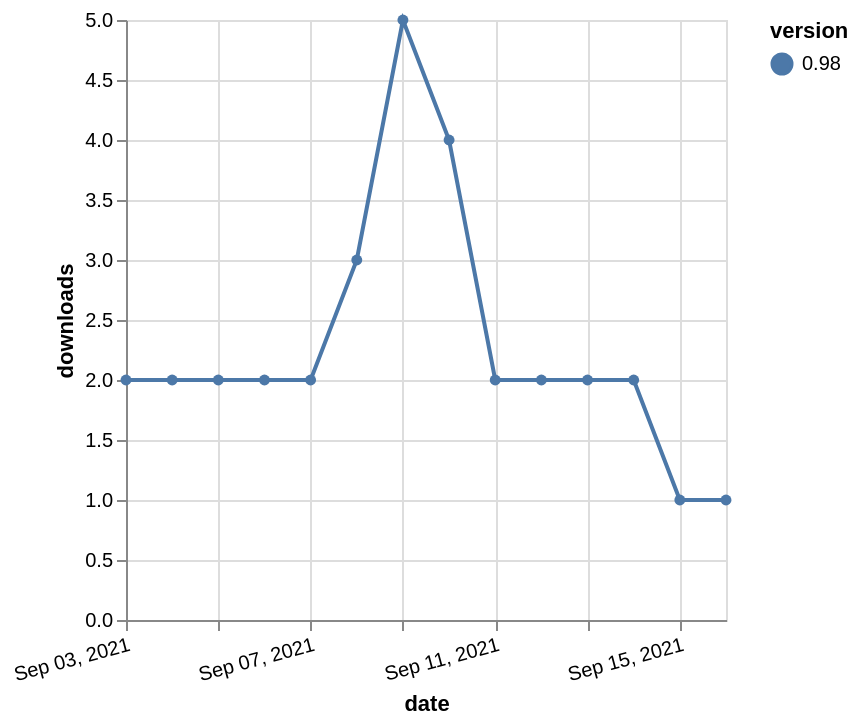

This figure's Vega-Lite source:
### Vega-Lite specification from a JSON file in a GitHub repository (floating-point values rounded to 4 significant figures)
{"$schema": "https://vega.github.io/schema/vega-lite/v5.json", "description": "A simple bar chart with embedded data.", "data": {"values": [{"date": "2021-09-03", "total": 430, "delta": 2, "version": "0.98"}, {"date": "2021-09-04", "total": 432, "delta": 2, "version": "0.98"}, {"date": "2021-09-05", "total": 434, "delta": 2, "version": "0.98"}, {"date": "2021-09-06", "total": 436, "delta": 2, "version": "0.98"}, {"date": "2021-09-07", "total": 438, "delta": 2, "version": "0.98"}, {"date": "2021-09-08", "total": 441, "delta": 3, "version": "0.98"}, {"date": "2021-09-09", "total": 446, "delta": 5, "version": "0.98"}, {"date": "2021-09-10", "total": 450, "delta": 4, "version": "0.98"}, {"date": "2021-09-11", "total": 452, "delta": 2, "version": "0.98"}, {"date": "2021-09-12", "total": 454, "delta": 2, "version": "0.98"}, {"date": "2021-09-13", "total": 456, "delta": 2, "version": "0.98"}, {"date": "2021-09-14", "total": 458, "delta": 2, "version": "0.98"}, {"date": "2021-09-15", "total": 459, "delta": 1, "version": "0.98"}, {"date": "2021-09-16", "total": 460, "delta": 1, "version": "0.98"}]}, "width": "container", "mark": {"type": "line", "point": {"filled": true}}, "encoding": {"x": {"field": "date", "type": "temporal", "timeUnit": "yearmonthdate", "title": "date", "axis": {"labelAngle": -15}}, "y": {"field": "delta", "type": "quantitative", "title": "downloads"}, "color": {"field": "version", "type": "nominal"}, "tooltip": {"field": "delta"}}}
